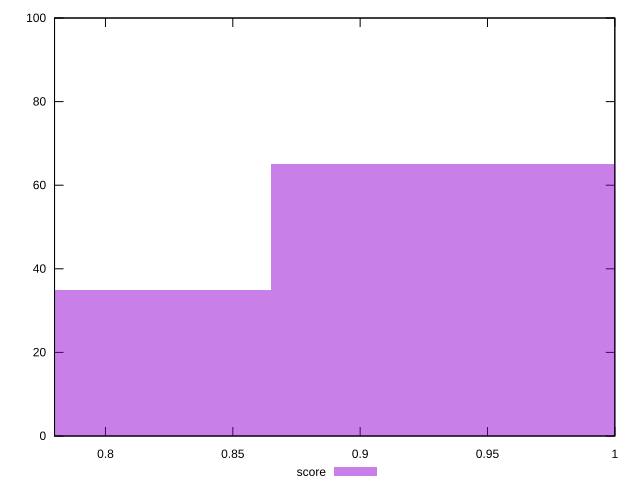

This figure's gnuplot source:
reset

$score <<EOF
0.9884182285387907 65
0.741313671404093 35
EOF

set key outside below
set boxwidth 0.24710455713469767
set xrange [0.78:1]
set yrange [0:100]
set trange [0:100]
set style fill transparent solid 0.5 noborder
set terminal svg size 640, 490 enhanced background rgb 'white'
set output "reports/report_00032_2021-02-25T10-28-15.087Z/cumulative-layout-shift/samples/agenda/score/histogram.svg"

plot $score title "score" with boxes

reset
